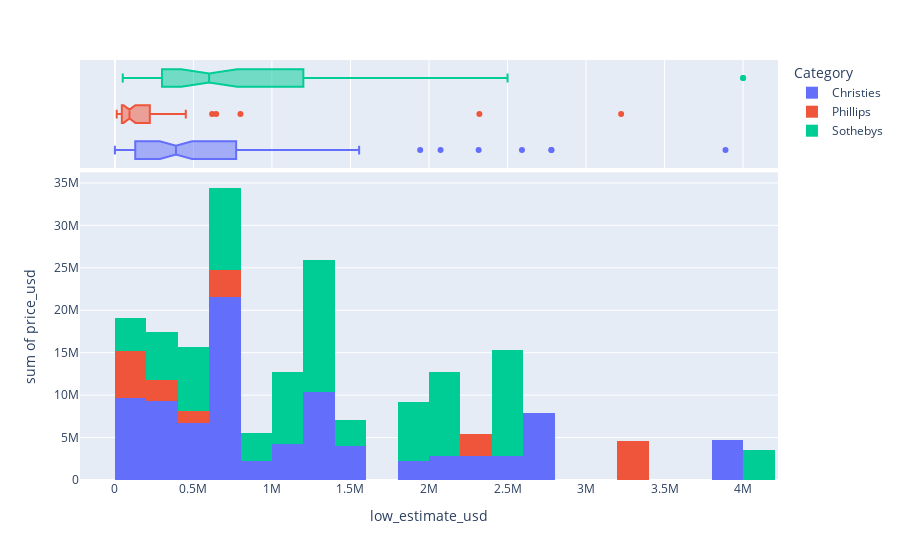

The code cell stored with this chart in its notebook:
### Code cell
import plotly.express as px
fig = px.histogram(dfSubset, x="low_estimate_usd", y="price_usd", color="Category",
                   marginal="box", # or violin, rug
                   hover_data=dfSubset.columns)
fig.show()
